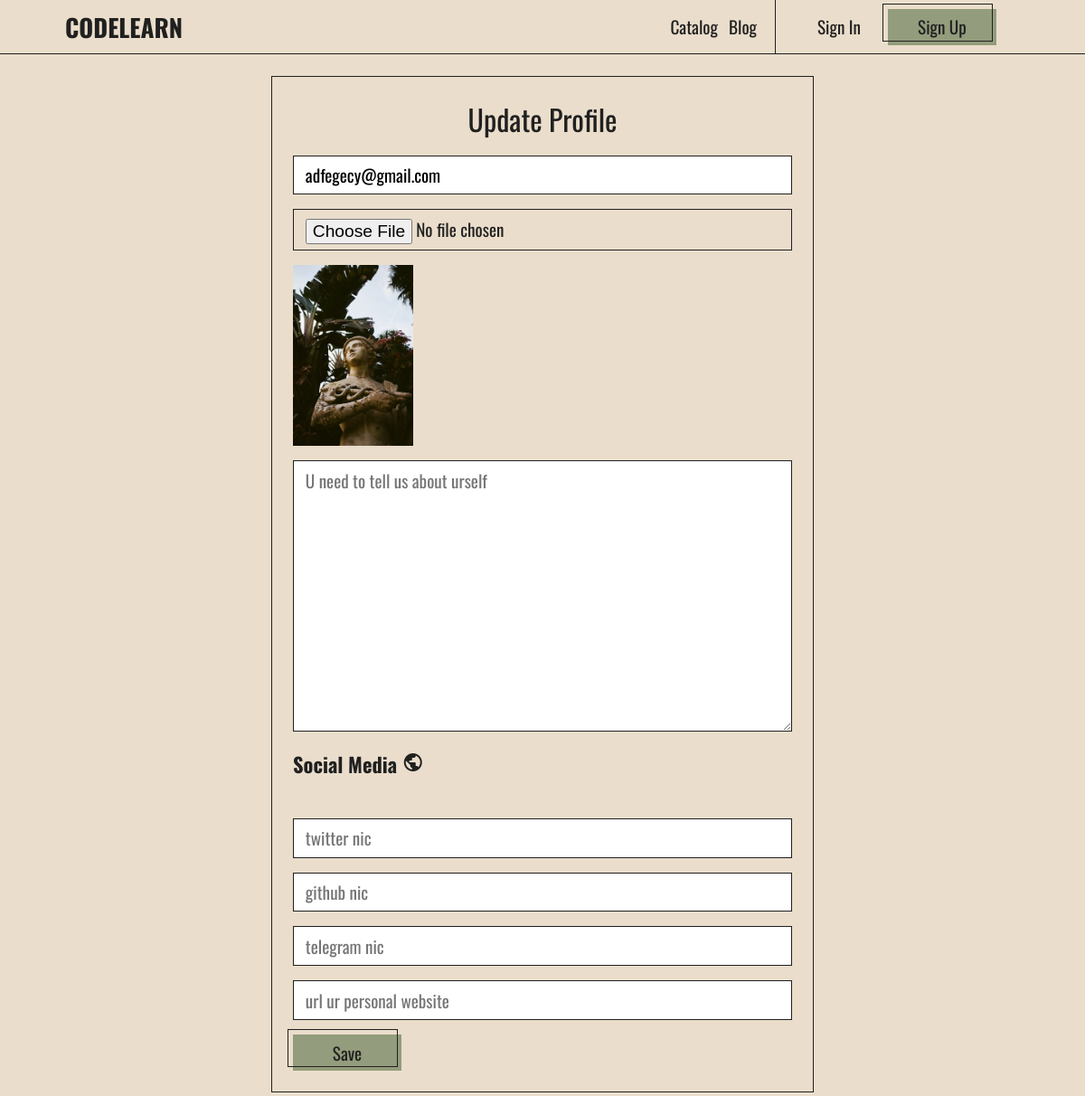
Before: /profile/vaseles/change with the older database file.
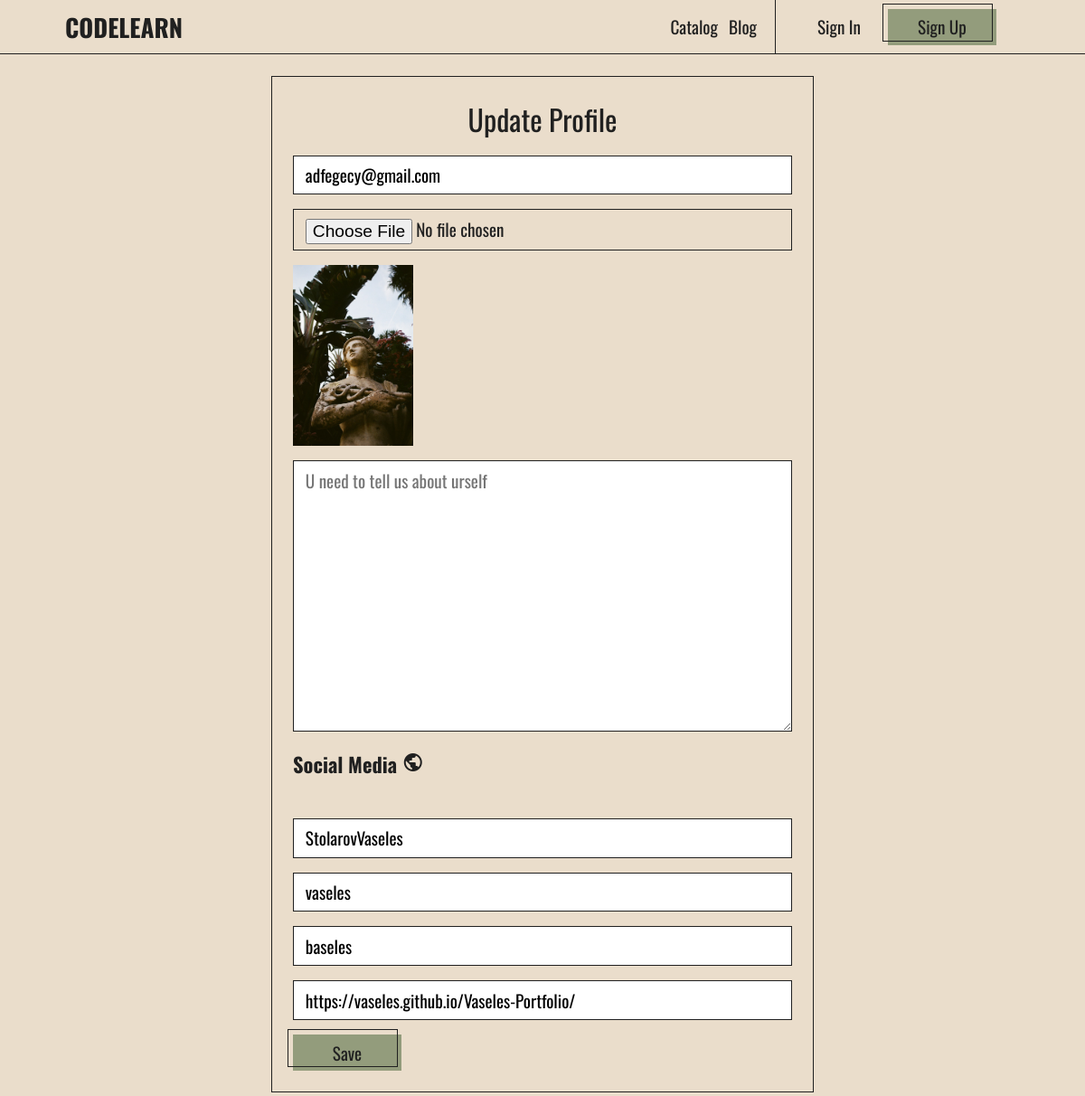
After: the same page with the newer database file.
### base/models.py (models this page shows, shortened)
class Profile(models.Model):
    user = models.ForeignKey(User, on_delete=models.CASCADE)
    image = models.ImageField(upload_to='profiles', blank=True, null=True, default=None)
    bio = models.TextField(max_length=500, blank=True)
    twitter = models.CharField(max_length=1000, blank=True)
    github = models.CharField(max_length=1000, blank=True)
    telegram = models.CharField(max_length=1000, blank=True)
    website = models.URLField(blank=True)
    courses  = models.ManyToManyField(Course, blank=True)
    tasks = models.ManyToManyField(CourseTask, blank=True)
    likeCourses = models.ManyToManyField(Course, blank=True, related_name='likeCourses',  default='')
    bookmarkCourses = models.ManyToManyField(Course, blank=True, related_name='bookmarkCourses', default='')
    likeArticle = models.ManyToManyField(Course, blank=True, related_name='likeArticle',  default='')
    bookmarkArticle = models.ManyToManyField(Course, blank=True, related_name='likeBookmark',  default='')
    created = models.DateTimeField(auto_now_add=True)
    updated = models.DateTimeField(auto_now=True)

### base/views.py (the view)
# urls.py: path('profile/<str:username>/change', views.profileUpdate  , name='profile-update'),
def profileUpdate(request, username):
    user = User.objects.get(username=username)
    profile = Profile.objects.get(user=user)
    if user:
        if profile:
            if request.method == 'POST':
                email = request.POST.get('email')
                profileImage = profile.image
                image = request.FILES.get('image',profileImage)
                bio = request.POST.get('bio')
                twitter = request.POST.get('twitter')
                github = request.POST.get('github')
                telegram = request.POST.get('telegram')
                website = request.POST.get('website')
                user.email = email
                profile.image = image
                profile.bio = bio
                profile.twitter = twitter
                profile.github = github
                profile.telegram = telegram
                profile.website = website
                user.save()
                profile.save()
                return redirect('/profile/'+request.user.username)
        else:
            messages.add_message(request, 'Profile not found')
    else:
        messages.add_message(request, 'Profile not found')
    context = {'user': user, 'profile': profile}
    return render(request,'base/user/ProfileUpdate.html', context)

### base/templates/base/user/ProfileUpdate.html (shortened to what this page needs)
{% include 'index.html' %}
{% block content %}
<div class="page profile">
    <div class="page__article__form">
        <h2>Update Profile</h2>
        <form action="" method="POST" enctype="multipart/form-data">
            <input
                type="text"
                name="email"
                placeholder="ur email..."
                value="{{user.email}}"
            >
            <input
                type="file"
                name="image"
                value="{{profile.image}}"
            >
            {% if profile.image != '' or profile.image != None %}
                <img src="http://127.0.0.1:8000/static/media/{{profile.image}}" alt="{{profile.user}}" class='ava'/>
            {% else %}
                <img src="" alt="None" class="ava">
            {% endif %}
            <textarea
                name="bio"
                placeholder="U need to tell us about urself"
            >
            {{profile.bio}}
            </textarea>
            <h3>Social Media
                <span class="material-symbols-outlined">
                </span>
            </h3>
            <input type="text" name="twitter" placeholder="twitter nic" value="{{profile.twitter}}">
            <input type="text" name="github" placeholder="github nic" value="{{profile.github }}">
            <input type="text" name="telegram" placeholder="telegram nic" value="{{profile.telegram}}">
            <input type="text" name="website" placeholder="url ur personal website" value="{{profile.website}}">
            <button class="btn" type="submit" id="ProfileSubmit">Save</button>
        </form>
    </div>
</div>
{% endblock content %}

Changed rows visible on the page:
changed Profile "U need to tell us about urself": twitter (not shown) → "StolarovVaseles"; github (not shown) → "vaseles"; telegram (not shown) → "baseles"; website (not shown) → "https://vaseles.github.io/Vaseles-Portfolio/"
